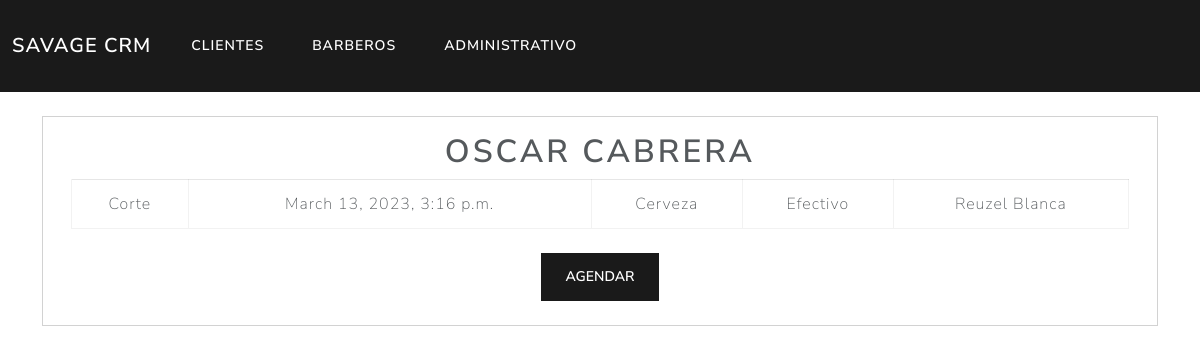
The app's page /customers/2/detail/ with its own data.
### customers/models.py (models this page shows, shortened)
class   Customer(models.Model):
    c_name = models.CharField(max_length=200)
    c_lastname = models.CharField(max_length=200)
    c_phone = models.CharField(max_length=50)
    c_nick_name = models.CharField(max_length=200)
    c_password = models.CharField(max_length=200)
    reg_date = models.DateTimeField("Date Registered")

class Service(models.Model):
    customer= models.ForeignKey(Customer, null=False, blank=False ,on_delete=models.CASCADE)
    service= models.CharField(max_length=50)
    drink= models.CharField(max_length=50)
    product_bought= models.CharField(max_length=100)
    product_used= models.CharField(max_length=100)
    payment_way=models.CharField(max_length=100)
    bougth_date= models.DateTimeField("Bougth Date")
    times= models.IntegerField(default=0)

### customers/views.py (the view)
# urls.py: path("<int:pk>/detail/", views.DetailView.as_view(), name="detail"),
class DetailView(generic.DetailView):
    model= Customer
    template_name= "customers/detail.html"

### customers/templates/customers/detail.html (shortened to what this page needs)
{%load static %}
<!DOCTYPE html>
<html lang="en">
<head>
    <link rel="stylesheet" href="{% static 'customers/bootstrap.min.css'%}">
</head>
<body>
    <header>
        <nav class="navbar navbar-expand-lg navbar-dark bg-primary">
            <div class="container-fluid">
                <a href="#" class="navbar-brand">Savage CRM</a>
                <ul class="navbar-nav me-auto">
                    <li class="nav-item"><a href="#" class="nav-link active"> Clientes</a></li>
                    <li class="nav-item"><a href="#" class="nav-link active">Barberos</a></li>
                    <li class="nav-item"><a href="#" class="nav-link active">Administrativo</a></li>
                </ul>
            </div>
        </nav>
    </header>
    <body>
        <div class="container p-4">
            <div class="row">
                <div class="card">
                    <div class="card-body text-center">
                        <form  action="{% url 'customers:schedule' customer.id %}" method="post">
                            <table class="table table-hover table-bordered table-sm">
                            <thead class="table-active">
                                <tr class="table-secondary">
                                    <h1 style="text-align:center;">{{customer.c_name}} {{customer.c_lastname}}</h1>
                                </tr>
                            </thead>
                            <tbody>
                                    {% for service in customer.service_set.all %}
                                    <tr>
                                        <td>{{service.service}}</td>
                                        <td>{{service.bougth_date}}</td>
                                        <td>{{service.drink}}</td>
                                        <td>{{service.payment_way}}</td>
                                        <td>{{service.product_used}}</td>
                                    </tr>
                                    {% endfor %}
                            </tbody>
                            </table>
                            <input class="btn btn-block btn-primary my-2 text-center"  type="submit" value="Agendar">
                        </form>
                    </div>
                </div>
            </div>
        </div>
    </body>
</body>
</html>

### records on screen
Customer: c_name "OSCAR", c_lastname "CABRERA"
Service: service "Corte", bougth_date "March 13, 2023, 3:16 p.m.", drink "Cerveza", payment_way "Efectivo", product_used "Reuzel Blanca"
